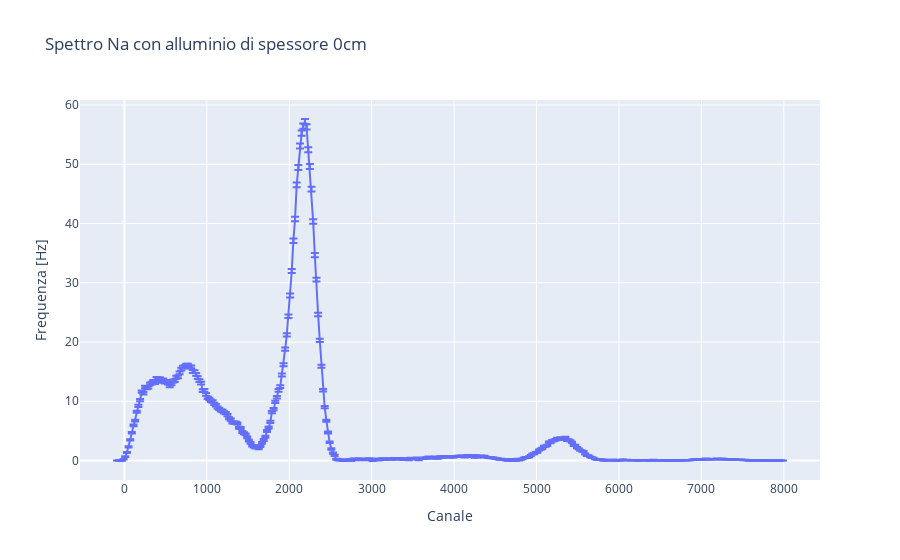

The notebook cell saved with this chart:
### Code cell
'''

    ARIA 0cm

'''

segnale_0cm = pd.read_csv(r'C:\Users\Black\Desktop\Esperimentazioni di Nucleare e Subnucleare\SiPM\Spettrometria Gamma\BGO\Aria\Data\0cm.csv', sep=' \t', engine='python')
channel_0 = np.array(segnale_0cm['Channel'])
counts_0 = np.array(segnale_0cm['Counts'])

# calculating frequency and removing background noise
N = 17
frequency_0 = frequency_converter(counts_0, time_signal=300)
background_0 = SNIP_algorithm(frequency_0[0], iterations=N)
frequency_0 = (frequency_0[0] - background_0, frequency_0[1])


# plot
fig = px.line(x=channel_0, y=frequency_0[0], error_y=frequency_0[1], title='Spettro Na con alluminio di spessore 0cm', labels={'x':'Canale', 'y':'Frequenza [Hz]'})
fig.show()


# fit
ls = LeastSquares(channel_0, frequency_0[0], frequency_0[1], func2)
m = Minuit(ls, A1=17000, mu1=2200, sigma1=130, A2=31000, mu2=1850, sigma2=138)
ls.mask = (channel_0 > 1650) & (channel_0 < 2550)
m.migrad()
m.hesse()
display(m)

freq_integral = []
channel_integral = []
integral_extremes = [1600, 2600]
for i in range(len(channel_0)):
    if channel_0[i] > integral_extremes[0] and channel_0[i] < integral_extremes[1]:
        freq_integral.append(frequency_0[0][i])
        channel_integral.append(channel_0[i])

area_tot = m.values['A1'] + m.values['A2']
err_area_tot = np.sqrt(m.errors['A1']**2 + m.errors['A2']**2)

print(f'Area picco con integrale trapezoidale: {np.trapz(freq_integral, channel_integral):.2f}')
print(f'Area picco con integrale fit: {area_tot:.2f} ± {err_area_tot:.2f}')

intensità_511KeV.append(m.values['A1']+m.values['A2'])
intensità_trapz_511KeV.append(np.trapz(freq_integral, channel_integral))
err_intensità_511KeV.append(np.sqrt(m.errors['A1']**2+m.errors['A2']**2))


# calcolo errore sistematico DOWN
frequency_0 = frequency_converter(counts_0, time_signal=300)
background_0 = SNIP_algorithm(frequency_0[0], iterations=N+1)
frequency_0 = (frequency_0[0] - background_0, frequency_0[1])

ls = LeastSquares(channel_0, frequency_0[0], frequency_0[1], func2)
m = Minuit(ls, A1=17000, mu1=2200, sigma1=130, A2=31000, mu2=1850, sigma2=138)
ls.mask = (channel_0 > 1650) & (channel_0 < 2550)
m.migrad()
m.hesse()
display(m)

area_down = m.values['A1'] + m.values['A2']
print(f'Area picco con integrale fit: {area_down:.2f}')

# calcolo errore sistematico UP
frequency_0 = frequency_converter(counts_0, time_signal=300)
background_0 = SNIP_algorithm(frequency_0[0], iterations=N-1)
frequency_0 = (frequency_0[0] - background_0, frequency_0[1])

ls = LeastSquares(channel_0, frequency_0[0], frequency_0[1], func2)
m = Minuit(ls, A1=17000, mu1=2200, sigma1=130, A2=31000, mu2=1850, sigma2=138)
ls.mask = (channel_0 > 1650) & (channel_0 < 2550)
m.migrad()
m.hesse()
display(m)

area_up = m.values['A1'] + m.values['A2']
print(f'Area picco con integrale fit: {area_up:.2f}')

err_sistematico = abs(area_up - area_down)/2
err_sistematico_511KeV.append(err_sistematico)
print(f'Errore statistico: {err_area_tot:.2f}')
print(f'Errore sistematico: {err_sistematico:.2f}')

### Figure 1 — Plotly figure (JSON) as saved in the notebook; plotly's stock layout.template omitted (floating-point values rounded to 4 significant figures; data arrays with more than 128 entries replaced by an {"elided": "..."} marker saying what was removed)
{"data": [{"error_y": {"array": {"elided": "405 float values"}}, "hovertemplate": "Canale=%{x}<br>Frequenza [Hz]=%{y}<extra></extra>", "legendgroup": "", "line": {"color": "#636efa", "dash": "solid"}, "marker": {"symbol": "circle"}, "mode": "lines", "name": "", "orientation": "v", "showlegend": false, "type": "scatter", "x": {"elided": "405 int values"}, "xaxis": "x", "y": {"elided": "405 float values"}, "yaxis": "y"}], "layout": {"legend": {"tracegroupgap": 0}, "title": {"text": "Spettro Na con alluminio di spessore 0cm"}, "xaxis": {"anchor": "y", "domain": [0, 1], "title": {"text": "Canale"}}, "yaxis": {"anchor": "x", "domain": [0, 1], "title": {"text": "Frequenza [Hz]"}}}}
